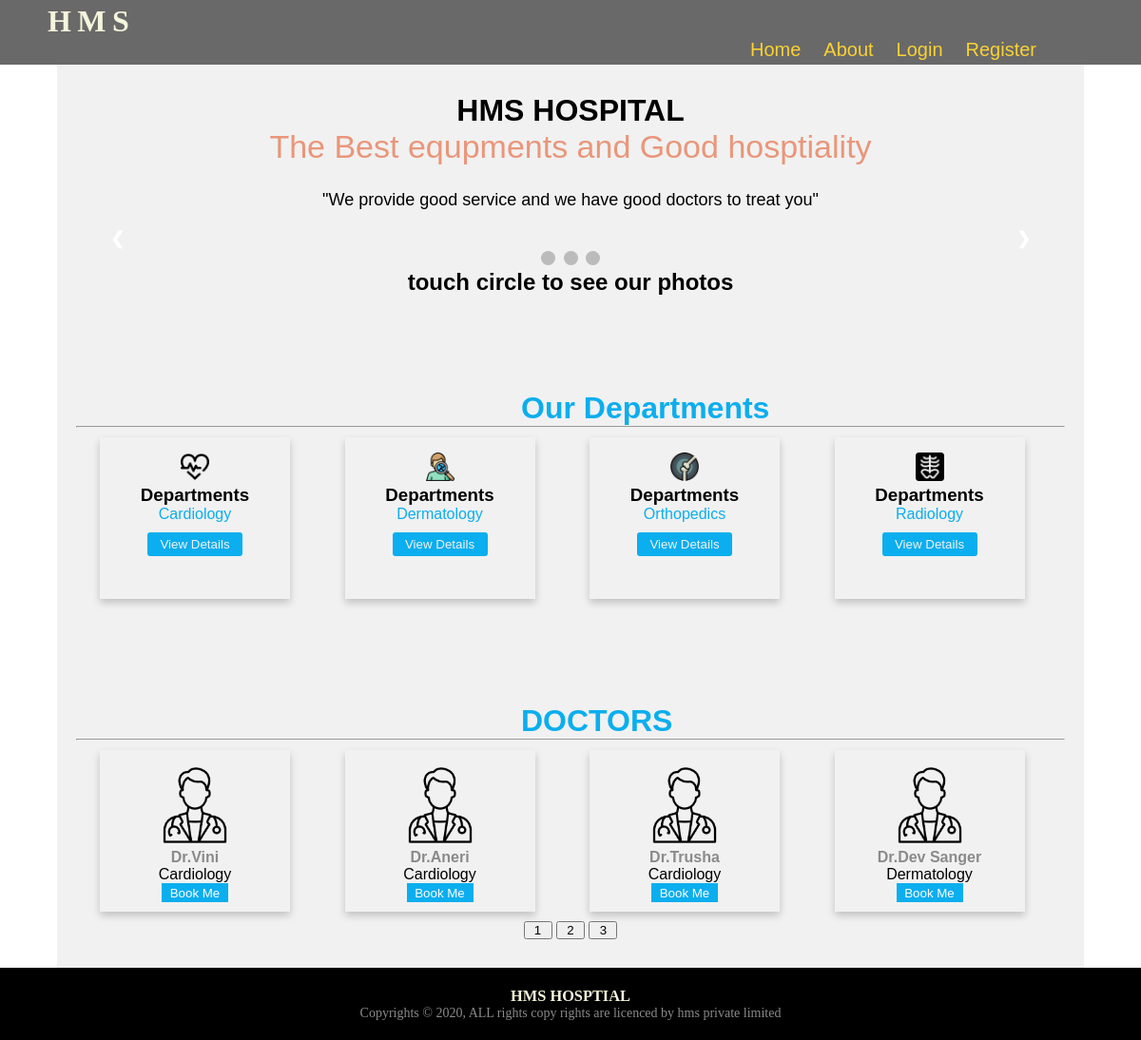
The page / on the database its author committed.
### hospitalAPP/models.py (models this page shows, shortened)
class Departments(models.Model):
    name = models.CharField(max_length=25, unique=True)
    slug = models.SlugField(max_length=25, unique=True)
    icon = models.ImageField(upload_to="Departments")
    discrpition = models.TextField(max_length=200)
    class Meta:
        ordering = ('name',)
        verbose_name = 'Department'
        verbose_name_plural = 'Departments'
    def __str__(self):
        return '{}'.format(self.name)

class Doctors(models.Model):
    doc_name = models.CharField(max_length=25, unique=True)
    departments = models.ForeignKey(Departments, on_delete=models.CASCADE)
    photos = models.ImageField(upload_to="Doctors")
    numbers = models.CharField(max_length=12)
    available = models.BooleanField(default=True)
    class Meta:
        ordering = ('departments',)
        verbose_name = 'Docter'
        verbose_name_plural = 'Doctories'

### hospitalAPP/views.py (the view)
# urls.py: 2. Add a URL to urlpatterns:  path('', views.home, name='home')
def home(request):
    dep = Departments.objects.all()
    doctors_list = Doctors.objects.all().filter(available=True)
    paginator = Paginator(doctors_list, 4)
    try:
        page = int(request.GET.get('page', '1'))
    except:
        page = 1
    try:
        doctors_lst = paginator.page(page)
    except (EmptyPage, InvalidPage):
        doctors_lst = paginator.page(paginator.num_pages)
    return render(request, 'home.html',{"depar":dep,"doct":doctors_lst})

### templates/home.html (shortened to what this page needs)
{% extends 'base.html' %}
{% load static %}
{% block content %}
<h1 style="text-align: center;">HMS HOSPITAL</h1>
<p style="font-size: 34px;color:darksalmon;text-align:center;font-family:Impact, Haettenschweiler, 'Arial Narrow Bold', sans-serif ">
    The Best equpments and Good hosptiality <br> <p style="text-align: center;line-height: 4em;
    font-size: large;">"We provide good service and we have good doctors to treat you"</p> </p>
    <div class="slideshow-container">
        <a class="prev" onclick="plusSlides(-1)">&#10094;</a>
        <a class="next" onclick="plusSlides(1)">&#10095;</a>
      </div>
      <br>
      <div style="text-align:center">
        <span class="dot" onclick="currentSlide(1)"></span>
        <span class="dot" onclick="currentSlide(2)"></span>
        <span class="dot" onclick="currentSlide(3)"></span>
      </div>
      <h2 style="text-align:center;">touch circle to see our photos</h2>
    <h1 class="dep">Our Departments</h1>
<hr>
<div class="row">
    {% for d in depar %}
    <div class="column">
        <div class="card">
            <img src="{{d.icon.url}}" alt="icon" width="30px", height="30px" >
            <h3>Departments</h3>
            <p class="d-name">{{d.name}}</p>
            <a href="{% url 'depview' d.id %}"><button class="view">View Details</button></a>
        </div>
    </div>
    {% endfor %}
</div>
<h1 class="doc-dep">DOCTORS</h1>
<hr>
<div class="row">
    {% for do in doct %}
   <div class="column">
    <div class="card">
    <img src="{{do.photos.url}}" alt="Avatar" style="width: 50%;">
        <div class="d-container">
        <h4 class="D-name"><b>Dr.{{do.doc_name}}</b></h4>
        <p>{{do.departments}}</p>
        {% if user.is_authenticated %}
        <a href="{% url 'booking' %}"><button class="Bookme">Book Me</button></a>
        {% else %}
        <a href="{% url 'login' %}"><button class="Bookme">Book Me</button></a>
        {% endif %}
    </div>
    </div>
</div>
{% endfor %}
</div>
<div class="page_int">
    {% for dg in doct.paginator.page_range %}
       <a class="" href="?page={{dg}}"><button class="{% if doct.number == pg %} active {% endif %}", style="width: 30px
        ;">{{dg}}</button></a>
       {% endfor %}
    </div>
{% endblock %}

### templates/base.html (shortened to what this page needs)
{% load static %}
<!DOCTYPE html>
<html lang="en">
<head>
    <link rel="stylesheet" href="{% static 'css/main.css' %}">
</head>
<body>
    <div class="navbar">
     <h1 class="logo">HMS </h1>
       <ul>
          <a href="/"><li>Home</li></a>
          <a href="{% url 'about' %}"><li>About</li></a>
           {% if user.is_authenticated %}
           <li>{{user.username}}</li></a>
           <a href="{% url 'userlog' %}"><li>Dashboard</li></a>
           <a href="{% url 'logout' %}"><li>logout</li></a>
           {% else %}
          <a href="{% url 'login' %}"><li>Login</li></a>
          <a href="{% url 'register' %}"><li>Register</li></a>
           {% endif %}
        </ul>
    </div>
    <div class="main">
   {% block content %}
        {% endblock %}
    </div>
    <div class="footer">
        <h3>HMS HOSPTIAL</h3>
        <p>Copyrights &copy; 2020, ALL rights copy rights are licenced by hms private limited </p>
    </div>
</body>
</html>

### static/css/main.css (style rules this page uses)
* { margin: 0; padding: 0; box-sizing: border-box; }
.navbar { background-color: dimgray; align-items: center; padding: 4px 50px 4px; }
.logo { letter-spacing: .2em; color: beige; }
.navbar ul { margin-right: 40px; text-align: right; }
.navbar ul li { color: rgb(250, 210, 51); display: inline-block; text-decoration: none; margin-right: 20px; font-size: 20px; font-family: 'Franklin Gothic Medium', 'Arial Narrow', Arial, sans-serif; }
.main { font-family: 'Franklin Gothic Medium', 'Arial Narrow', Arial, sans-serif; background-color: #f1f1f1; padding: 30px 20px; margin: 0 auto; width: 90vw; min-height: calc(100vh - 67px - 92px); }
.footer { float: bottom; background: #000; color:#8a8a8a; font-size: 14px; padding: 20px; }
.footer h3 { color: beige; text-align: center; font-family: 'Times New Roman', Times, serif; }
.footer p { text-align: center; }
.column { float: left; width: 25%; padding: 10px 20px; }
.row { margin: 0 5px; }
.row:after { content: ""; display: table; clear: both; }
.card { box-shadow: 0 4px 8px 0 rgba(0, 0, 0, 0.2); padding: 16px; text-align: center; background-color:#f1f1f1; }
.d-name { color: #0baeee; }
.dep { color: #0baeee; padding-left: 45%; padding-top: 100px; }
.doc-dep { color: #0baeee; padding-left: 45%; padding-top: 100px; }
.D-name { color: #8a8a8a; }
.card { box-shadow: 0 4px 8px 0 rgba(0, 0,0, 0.2); transition: 0.3s; padding: 16px; height: 170px; width: 200px; }
.d-container { padding: 2px -16px; height: 15px; }
.page_int { text-align: center; }
.view { margin: 10px; background-color: #0baeee; color: #f2f2f2; border: none; border-radius: 3px; height: 25px; width: 100px; }
.Bookme { background:#0baeee ; color: #fff; border: none; width: 70px; height: 20px; cursor: pointer; }
.slideshow-container { max-width: 1000px; position: relative; margin: auto; }
.prev, .next { cursor: pointer; position: absolute; top: 50%; width: auto; margin-top: -22px; padding: 16px; color: white; font-weight: bold; font-size: 18px; transition: 0.6s ease; border-radius: 0 3px 3px 0; user-select: none; }
.next { right: 0; border-radius: 3px 0 0 3px; }
.dot { cursor: pointer; height: 15px; width: 15px; margin: 0 2px; background-color: #bbb; border-radius: 50%; display: inline-block; transition: background-color 0.6s ease; }

### rows shown on the page
Departments: icon (picture), name "Cardiology"
Departments: icon (picture), name "Dermatology"
Departments: icon (picture), name "Orthopedics"
Departments: icon (picture), name "Radiology"
Doctors: photos (picture), doc_name "Vini", departments "Cardiology"
Doctors: photos (picture), doc_name "Aneri", departments "Cardiology"
Doctors: photos (picture), doc_name "Trusha", departments "Cardiology"
Doctors: photos (picture), doc_name "Dev Sanger", departments "Dermatology"

### other values the page prints
{{ dg }} "1" "2" "3"
